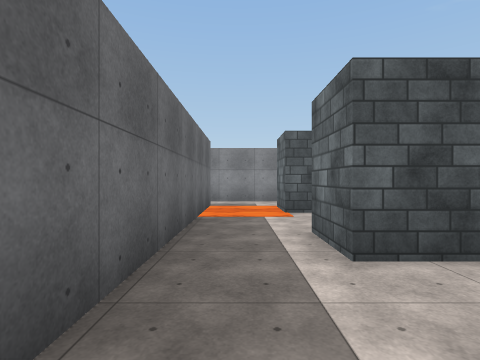
[1] (above)

22 first-person views from a walk through a scene from a Unity 3-D project. The camera is 1.5 m above the floor, looks level and sees 80° across. The floor is counted in squares, 2 m on a side. Each view is taken from the middle of a square. On the plan, view 1 faces up. The plan holds only what a view shows up to about 10 squares ahead; the rest is blank. The player is left out. Surface patterns are stand-ins for the level's own textures.

[2]
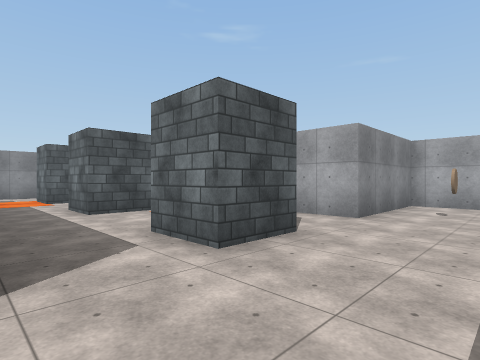

[3]
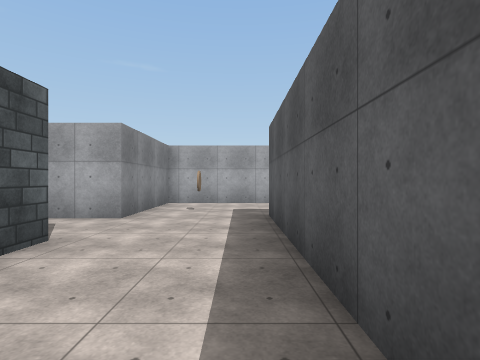

[4]
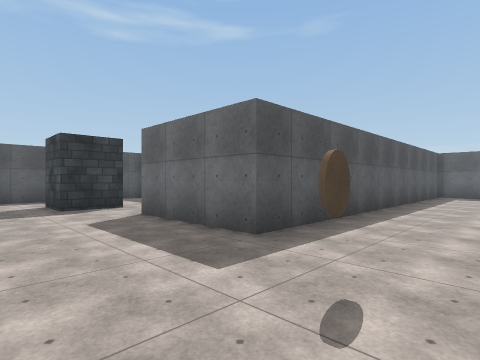

[5]
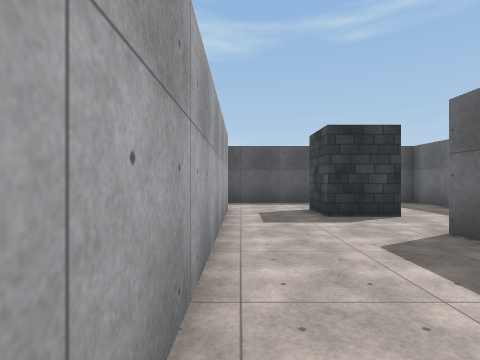

[6]
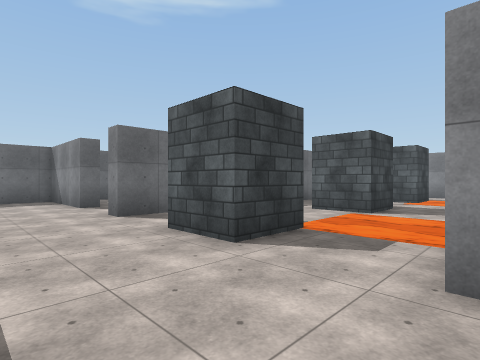

[7]
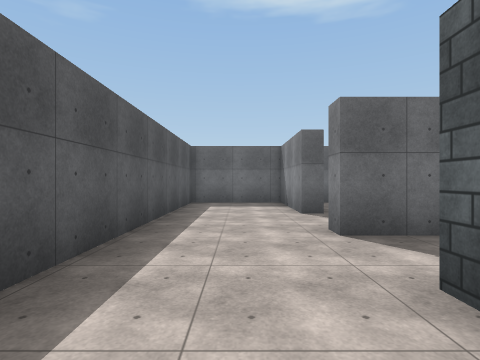

[8]
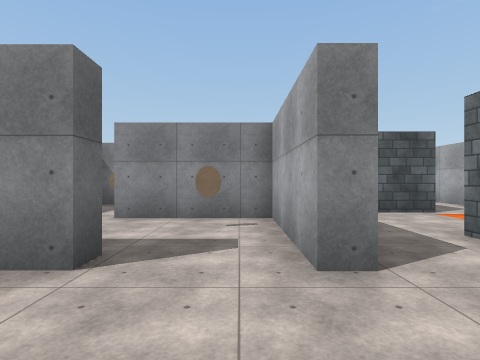

[9]
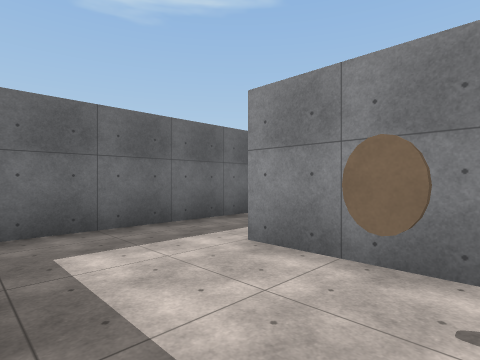

[10]
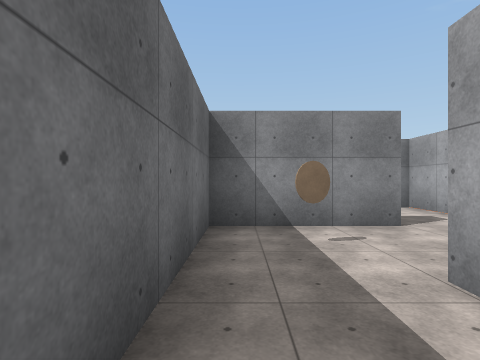

[11]
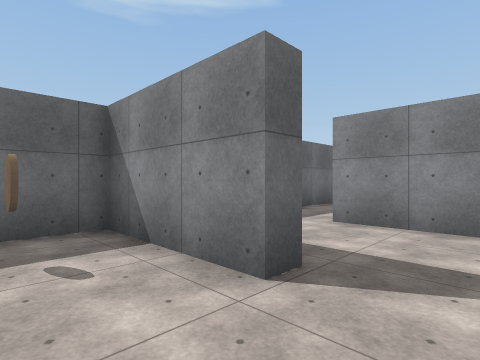

[12]
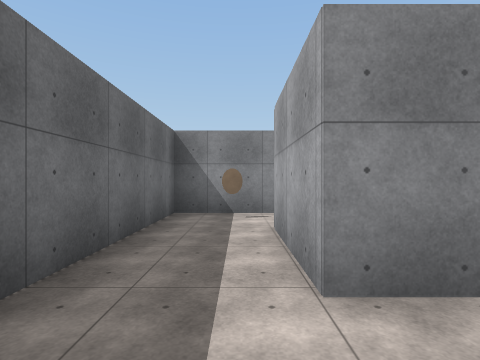

[13]
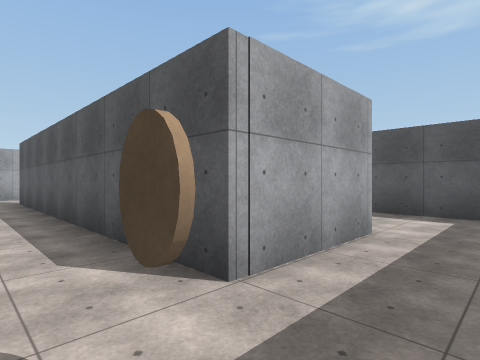

[14]
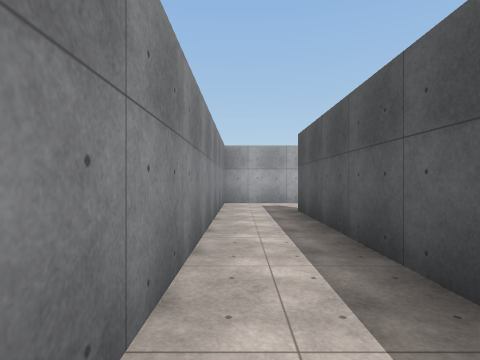

[15]
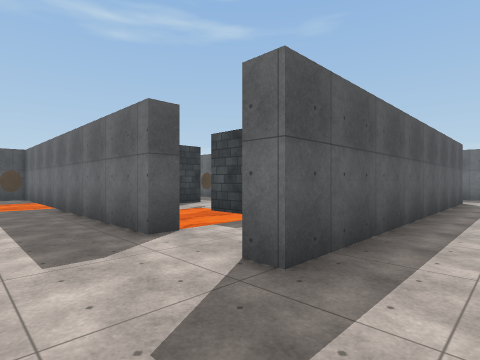

[16]
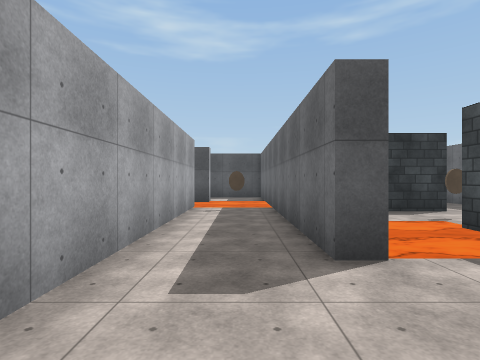

[17]
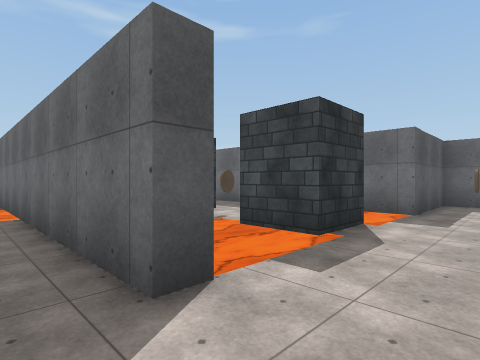

[18]
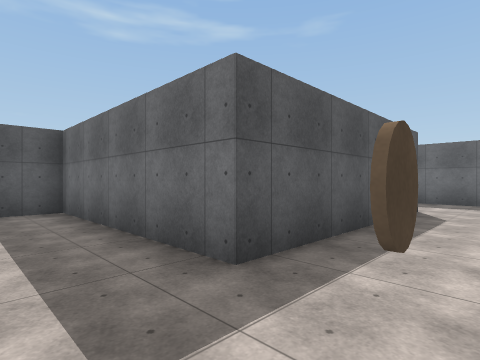

[19]
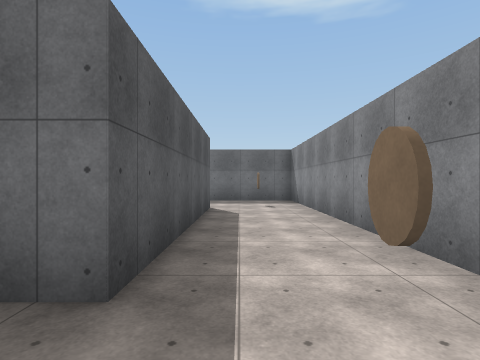

[20]
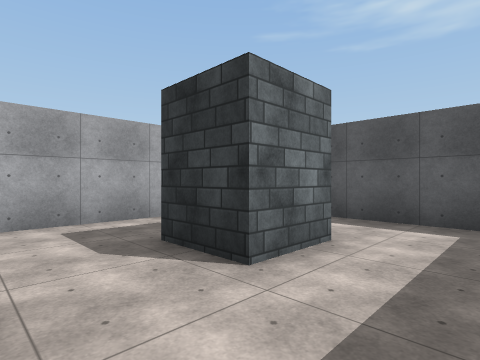

[21]
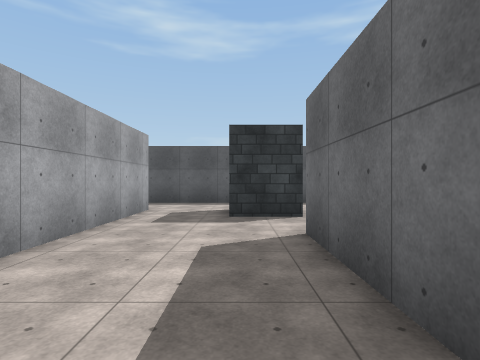

[22]
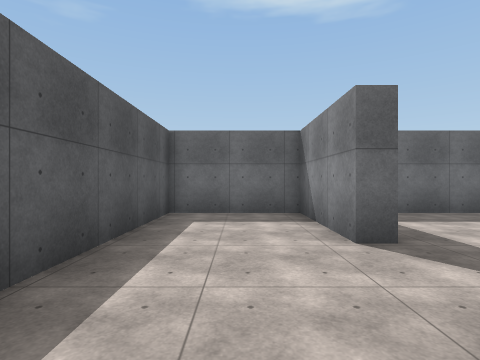

### Floor plan
Key: @ floor where view 1 was taken; # wall or solid block; . floor; ≈ lava the walk keeps out of; C coin; O other object.
Columns run from 7 left of view 1 to 9 right of it. Each row starts with its distance up from view 1.
 13 ####  ##########
 12 #.C............#
 11 #..............#
 10 #..##########..#
  9 #..#.O.........#
  8 #..####≈OO≈≈#..#
  7  .....#≈OOO≈#..#
  6   ....#≈≈.≈ #..#
  5 ####..#..C..#..#
  4 #.....#.OO..#C.#
  3 #.C...#.OO..#≈≈
  2 #..####...≈≈#≈≈
  1 #....C#...≈≈#≈.#
  0 #.....#@..≈≈#.
 -1 ####..#.OOO.#####
 -2 #...............#
 -3 #............C..#
 -4 #...............#
 -5 #############...#
 -6 #.O.......C.#...#
 -7 #...........#...#
 -8 #...######......#
 -9          #......#
-10          #..OO..#
-11          #..OO..#
-12          #......
-13          #.......
-14          ########

Where each view was taken, in squares from view 1:
view 1: 0 up, 0 right, facing up
view 2: 4 down, 1 left, facing up-right
view 3: 4 down, 1 left, facing right
view 4: 2 down, 8 right, facing down-left
view 5: 4 down, 8 right, facing down
view 6: 4 down, 5 right, facing up-left
view 7: 3 down, 3 right, facing left
view 8: 4 down, 2 left, facing up
view 9: 1 down, 2 left, facing up-left
view 10: 0 up, 6 left, facing up
view 11: 3 up, 2 left, facing up-left
view 12: 6 up, 5 left, facing up
view 13: 12 up, 6 left, facing down-right
view 14: 12 up, 2 left, facing right
view 15: 12 up, 7 right, facing down-left
view 16: 11 up, 6 right, facing down
view 17: 10 up, 6 right, facing down-left
view 18: 6 down, 4 right, facing down-left
view 19: 7 down, 4 right, facing left
view 20: 8 down, 3 right, facing down-right
view 21: 4 down, 6 right, facing down
view 22: 3 down, 0 right, facing left
